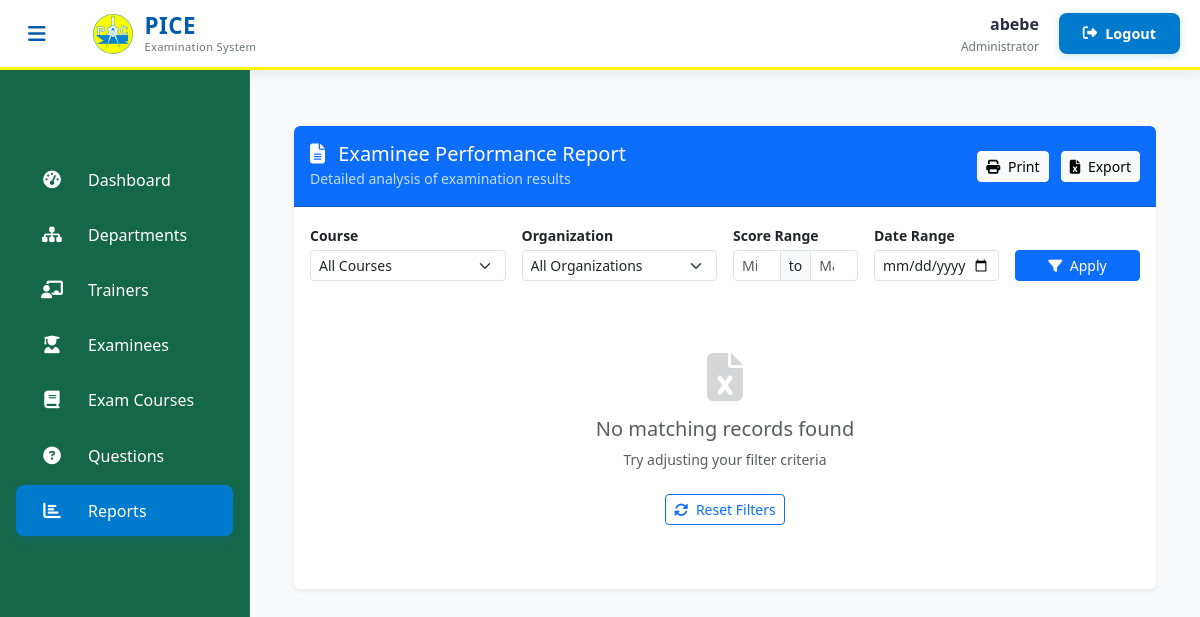
The app's page /admin-report (signed in), older data.
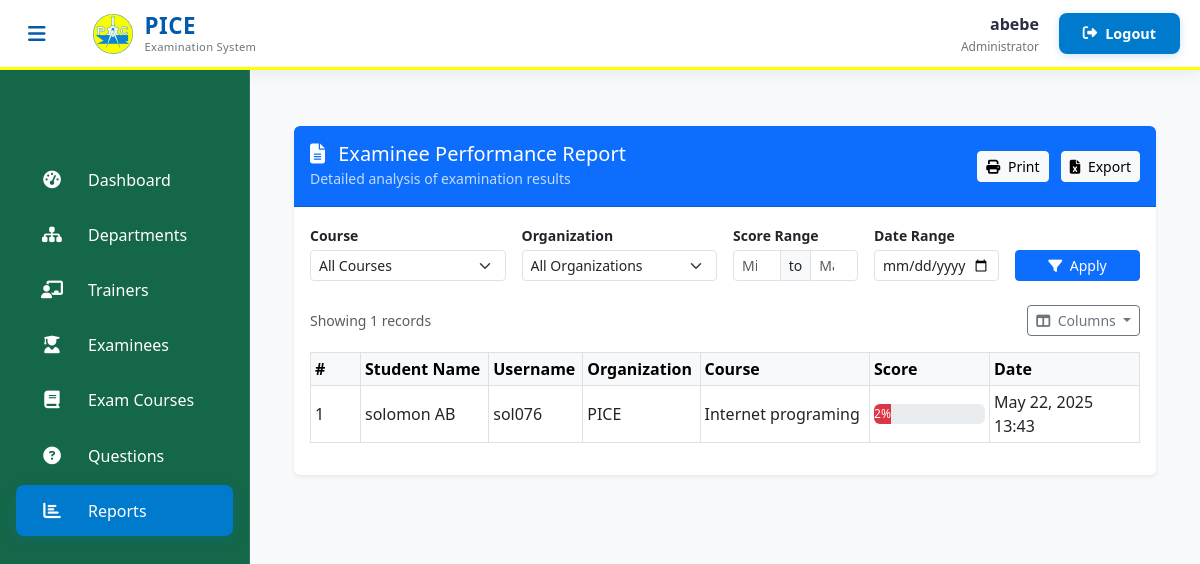
The same page, newer data.
### exam/models.py (models this page shows, shortened)
class Result(models.Model):
    student = models.ForeignKey(Student,on_delete=models.CASCADE)
    exam = models.ForeignKey(Course,on_delete=models.CASCADE)
    marks = models.PositiveIntegerField()
    date = models.DateTimeField(auto_now=True)

class Course(models.Model):
    course_name = models.CharField(max_length=50)
    question_number = models.PositiveIntegerField()
    total_marks = models.PositiveIntegerField(default=100)
    given_time = models.PositiveIntegerField(default=60)
    department = models.ForeignKey(Department, on_delete=models.CASCADE, related_name='course_set')

### student/models.py (models this page shows, shortened)
class Student(models.Model):
    user=models.OneToOneField(User,on_delete=models.CASCADE)
    address = models.CharField(max_length=40)
    mobile = models.CharField(max_length=20,null=False)
    organization = models.CharField(max_length=200, null=False)
    course = models.ForeignKey(
        'exam.Course',
        on_delete=models.SET_NULL,
        null=True
    )
    department = models.ForeignKey(
        'exam.Department',  # Reference to your Department model
        on_delete=models.SET_NULL,
        null=True,
        blank=True,
        related_name='students'
    )
    @property
    def get_name(self):
        return self.user.first_name+" "+self.user.last_name

### exam/views.py (the view)
# urls.py: path('admin-report', views.report_view, name = 'report-view'),
@login_required(login_url='adminlogin')
def report_view(request):
    courses = models.Course.objects.all()
    organizations = models.Student.objects.values_list('organization', flat=True).distinct()
    results = models.Result.objects.select_related('student', 'exam')
    course_id = request.GET.get('course')
    organization = request.GET.get('organization')
    min_mark = request.GET.get('min_mark')
    max_mark = request.GET.get('max_mark')
    if course_id:
        results = results.filter(exam__id=course_id)
    if organization:
        results = results.filter(student__organization=organization)
    if min_mark:
        results = results.filter(marks__gte=min_mark)
    if max_mark:
        results = results.filter(marks__lte=max_mark)
    context = {
        'results': results,
        'courses': courses,
        'organizations': organizations,
        'selected_course': course_id,
        'selected_org': organization,
        'min_mark': min_mark,
        'max_mark': max_mark,
    }
    return render(request, 'exam/report_view.html', context)

### templates/exam/report_view.html (shortened to what the changed rows need)
{% extends 'exam/adminbase.html' %}
{% block content %}
<div class="container py-4">
  <div class="card shadow-sm border-0 overflow-hidden">
    <div class="card-body">
      {% if results %}
      <div id="report-section">
        <div class="d-flex justify-content-between align-items-center mb-3">
          <div class="text-muted small">
            Showing {{ results|length }} records
          </div>
          <div class="dropdown">
            <button class="btn btn-outline-secondary btn-sm dropdown-toggle" type="button" data-bs-toggle="dropdown">
              <i class="fas fa-columns me-1"></i> Columns
            </button>
          </div>
        </div>
        <div class="table-responsive">
          <table class="table table-sm table-hover table-bordered align-middle" id="report-table">
            <thead class="table-light">
              <tr>
                <th width="50">#</th>
                <th>Student Name</th>
                <th>Username</th>
                <th>Organization</th>
                <th>Course</th>
                <th width="120">Score</th>
                <th width="150">Date</th>
              </tr>
            </thead>
            <tbody>
              {% for result in results %}
              <tr>
                <td>{{ forloop.counter }}</td>
                <td>{{ result.student.get_name }}</td>
                <td>{{ result.student.user.username }}</td>
                <td>{{ result.student.organization }}</td>
                <td>{{ result.exam.course_name }}</td>
                <td>
                  <div class="progress" style="height: 20px;">
                    <div class="progress-bar {% if result.marks >= 75 %}bg-success{% elif result.marks >= 50 %}bg-warning{% else %}bg-danger{% endif %}"
                         role="progressbar" style="width: {{ result.marks }} %"
                         aria-valuenow="{{ result.marks }}" aria-valuemin="0" aria-valuemax="100">
                      {{ result.marks }}%
                    </div>
                  </div>
                </td>
                <td>{{ result.date|date:"M d, Y H:i" }}</td>
              </tr>
              {% endfor %}
            </tbody>
          </table>
        </div>
      </div>
      {% else %}
      <div class="text-center py-5">
        <div class="mb-3">
          <i class="fas fa-file-excel fa-3x text-muted opacity-25"></i>
        </div>
        <h5 class="text-muted">No matching records found</h5>
        <p class="text-muted small">Try adjusting your filter criteria</p>
        <button class="btn btn-sm btn-outline-primary mt-2" onclick="resetFilters()">
          <i class="fas fa-sync-alt me-1"></i> Reset Filters
        </button>
      </div>
      {% endif %}
    </div>
  </div>
</div>
{% endblock %}

Row changes from the older to the newer data that the page shows:
added Result: student.get_name "solomon AB", student.user.username "sol076", student.organization "PICE", exam.course_name "Internet programing", marks "2", date "May 22, 2025 13:43"
Text that changed along with them:
{{ results|length }}: (not shown) → "1"
text no longer shown: "No matching records found Try adjusting your filter criteria Reset Filters"
text now shown: "Showing records Columns # Student Name Username Organization Course Score Date"
